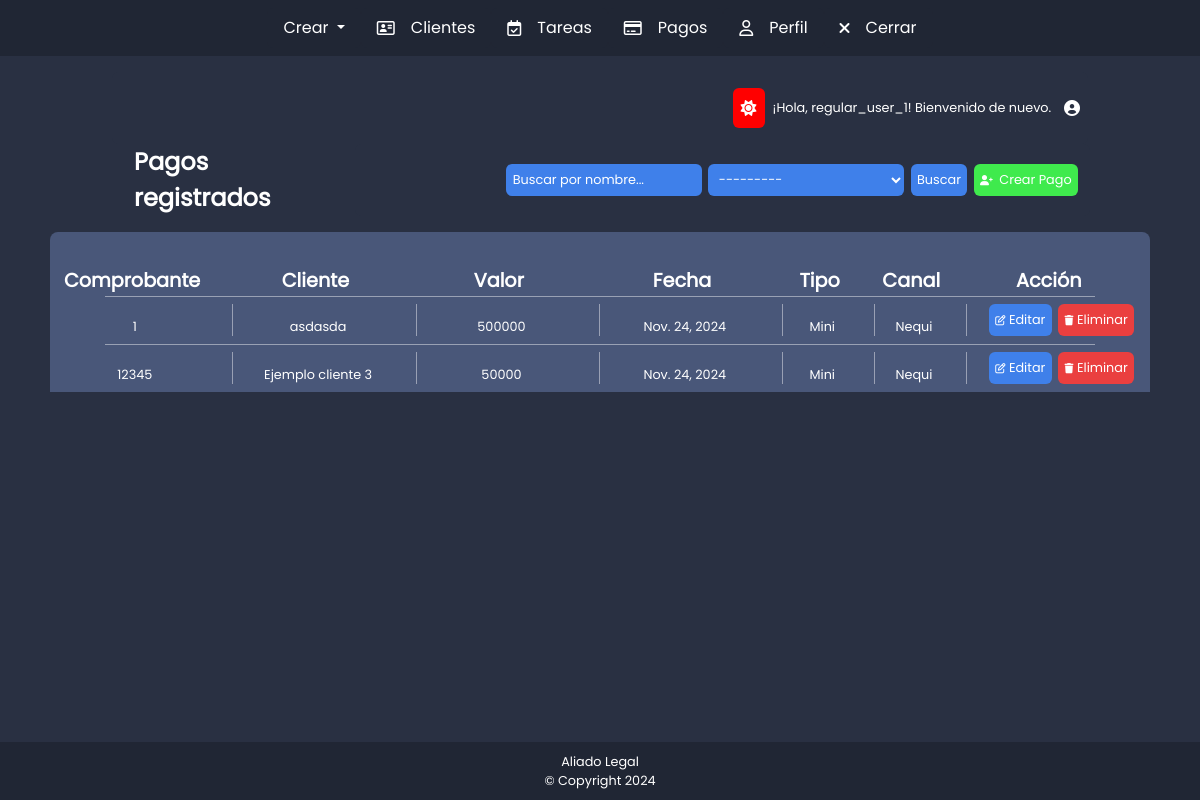
The page /pagos/pagos (signed in) on the database its author committed.
### payments/models.py (models this page shows, shortened)
class Payments(models.Model):
    comprobante = models.IntegerField()  # comprobante
    cliente = models.ForeignKey(Cliente, related_name='paymets', on_delete=models.CASCADE)
    valor_pago = models.IntegerField()  # Valor del pago en número entero
    fecha_pago = models.DateField()  # Fecha del pago
    TIPO_VENTA_CHOICES = [
        ('mini', 'Mini'),
        ('nueva', 'Nueva'),
        ('cuota', 'Cuota'),
    ]
    tipo_venta = models.CharField(max_length=5, choices=TIPO_VENTA_CHOICES)
    CANAL_PAGO_CHOICES = [
        ('nequi', 'Nequi'),
        ('efectivo', 'Efectivo'),
        ('transferencia', 'Transferencia Bancaria'),
    ]
    canal_pago = models.CharField(max_length=15, choices=CANAL_PAGO_CHOICES)

### clients/models.py (models this page shows, shortened)
class Cliente(models.Model):
    nombres = models.CharField(max_length=255)
    telefono = models.CharField(max_length=15)
    abogado = models.ForeignKey(User, related_name='clientes', on_delete=models.CASCADE)

### payments/views.py (the view)
# urls.py: path('pagos', views.listar_pagos, name='listar_pagos'),
@login_required
def listar_pagos(request):
    if request.user.groups.filter(name='Moderador').exists():
        pagos = Payments.objects.all()
        es_moderador = True
    else:
        clientes_abogado = Cliente.objects.filter(abogado=request.user)
        pagos = Payments.objects.filter(cliente__in=clientes_abogado)
        es_moderador = False
    form = PaymentSearchForm(request.GET, user=request.user)  # Asegúrate de pasar el usuario )
    if form.is_valid():
        cliente_nombre = form.cleaned_data.get('cliente_nombre')  # Filtro por nombre del cliente
        abogado = form.cleaned_data.get('abogado')  # Filtro por abogado (solo moderadores)
        if cliente_nombre:
            pagos = pagos.filter(cliente__nombres__icontains=cliente_nombre)
        if es_moderador and abogado:
            pagos = pagos.filter(cliente__abogado=abogado)
    return render(request, 'listar_pagos.html', {
        'pagos': pagos,  # Lista filtrada de pagos
        'form': form  # Formulario de búsqueda
    })

### payments/forms.py
class PaymentSearchForm(forms.Form):
    abogado = forms.ModelChoiceField(
        queryset=User.objects.none(),
        required=False,
        widget=forms.Select(attrs={
            'class': 'inputBuscarPago'
        })
    )
    cliente_nombre = forms.CharField(
        max_length=100,
        required=False,
        widget=forms.TextInput(attrs={
            'class': 'inputBuscarPago',
            'placeholder': 'Buscar por nombre...'  # Placeholder agregado
        })
    )
    def __init__(self, *args, **kwargs):
        self.user = kwargs.pop('user', None)
        super().__init__(*args, **kwargs)  # Llamar al constructor base de Form
        if self.user:
            if self.user.groups.filter(name='Moderador').exists():
                self.fields['abogado'].queryset = User.objects.filter(groups__name='Usuario Regular')
            elif self.user.groups.filter(name='Usuario Regular').exists():
                self.fields['abogado'].queryset = User.objects.filter(id=self.user.id)

### tariffing/context_processor.py (called while the page is built)
def is_moderator(request):
    if request.user.is_authenticated:
        return {'is_moderator': request.user.groups.filter(name='Moderador').exists()}
    return {'is_moderator': False}

### payments/templates/listar_pagos.html (shortened to what this page needs)
{% extends 'base.html' %}
{% load static %}
{% block content %}
<link rel="stylesheet" href="{% static 'listar_pagos222.css' %}">
<div class="container-fluid divbody">
    <div class="row">
        <div class="col-1 pruebat1"></div>
        <div class="col-10">
            <div class="row">
                <div class="col-3 divTituloTabla">
                    <p class="tituloClientes">Pagos registrados</p>
                </div>
                <div class="col-9 pruebat2">
                    <form action="" class="formFiltrarNombreNumero">
                        {{ form.cliente_nombre }}
                        {{ form.abogado }}
                        <button type="submit" class="botonEnviarFormularioFiltrar">Buscar</button>
                    </form>
                    <a href="{% url 'payments:crear_pago' %}">
                        <button class="botonCrearCliente">
                            <i class="fa-solid fa-user-plus"></i>
                            Crear Pago
                        </button>
                    </a>
                </div>
            </div>
        </div>
        <div class="col-1 pruebat3"></div>
    </div>
</div>
{% if is_moderator %}
    <div class="row testteste mt-3">
        <div class="col-11">
            <div class="row tablaTitulosClientes">
                <div class="col-2 divtitulosTablasClientes">
                    <p class="titulosTabla">Abogado Asociado</p>
                </div>
                <div class="col-2 divtitulosTablasClientes">
                    <p class="titulosTabla">Comprobante</p>
                </div>
                <div class="col-2 divtitulosTablasClientes">
                    <p class="titulosTabla">Cliente</p>
                </div>
                <div class="col-1 divtitulosTablasClientes">
                    <p class="titulosTabla">Valor</p>
                </div>
                <div class="col-1 divtitulosTablasClientes">
                    <p class="titulosTabla">Fecha</p>
                </div>
                <div class="col-1 divtitulosTablasClientes">
                    <p class="titulosTabla">Tipo</p>
                </div>
                <div class="col-1 divtitulosTablasClientes">
                    <p class="titulosTabla">Canal</p>
                </div>
                <div class="col-2 divtitulosTablasClientes">
                    <p class="titulosTabla">Acción</p>
                </div>
            </div>
        </div>
    </div>
    {% for pago in pagos %}
    <div class="row testteste">
        <div class="col-11">
            <div class="row tablaDatosClientes">
                <div class="col-2 divdatosClientesT">
                    <p class="datosCliente">{{ pago.cliente.abogado.username }}</p>
                </div>
                <div class="col-2 divdatosClientesT">
                    <p class="datosCliente">{{ pago.comprobante }}</p>
                </div>
                <div class="col-2 divdatosClientesT">
                    <p class="datosCliente">{{ pago.cliente.nombres }}</p>
                </div>
                <div class="col-1 divdatosClientesT">
                    <p class="datosCliente">{{ pago.valor_pago }}</p>
                </div>
                <div class="col-1 divdatosClientesT">
                    <p class="datosCliente">{{ pago.fecha_pago }}</p>
                </div>
                <div class="col-1 divdatosClientesT ">
                    <p class="datosCliente">{{ pago.get_tipo_venta_display }}</p>
                </div>
                <div class="col-1 divdatosClientesT">
                    <p class="datosCliente">{{ pago.get_canal_pago_display }}</p>
                </div>
                <div class="col-2 divtitulosTablasClientes">
                    <a href="{% url 'payments:editar_pago' pago.id %}">
                        <button class="botonEditar">
                            <i class="fa-regular fa-pen-to-square"></i>
                            Editar
                        </button>
                    </a>
                    <a href="{% url 'payments:borrar_pago' pago.id %}">
                        <button class="botonEliminar">
                            <i class="fa-solid fa-trash"></i>
                            Eliminar
                        </button>
                    </a>
                </div>
            </div>
        </div>
    </div>
    {% endfor %}
    {% if messages %}
        <div class="messages">
            {% for message in messages %}
                <div class="alert alert-danger">{{ message }}</div>
            {% endfor %}
        </div>
    {% endif %}
{% else %}
    <div class="row testteste mt-3">
        <div class="col-11">
            <div class="row tablaTitulosClientes">
                <div class="col-2 divtitulosTablasClientes">
                    <p class="titulosTabla">Comprobante</p>
                </div>
                <div class="col-2 divtitulosTablasClientes">
                    <p class="titulosTabla">Cliente</p>
                </div>
                <div class="col-2 divtitulosTablasClientes">
                    <p class="titulosTabla">Valor</p>
                </div>
                <div class="col-2 divtitulosTablasClientes">
                    <p class="titulosTabla">Fecha</p>
                </div>
                <div class="col-1 divtitulosTablasClientes">
                    <p class="titulosTabla">Tipo</p>
                </div>
                <div class="col-1 divtitulosTablasClientes">
                    <p class="titulosTabla">Canal</p>
                </div>
                <div class="col-2 divtitulosTablasClientes">
                    <p class="titulosTabla">Acción</p>
                </div>
            </div>
        </div>
    </div>
    {% for pago in pagos %}
    <div class="row testteste">
        <div class="col-11">
            <div class="row tablaDatosClientes">
                <div class="col-2 divdatosClientesT">
                    <p class="datosCliente">{{ pago.comprobante }}</p>
                </div>
                <div class="col-2 divdatosClientesT">
                    <p class="datosCliente">{{ pago.cliente.nombres }}</p>
                </div>
                <div class="col-2 divdatosClientesT">
                    <p class="datosCliente">{{ pago.valor_pago }}</p>
                </div>
                <div class="col-2 divdatosClientesT">
                    <p class="datosCliente">{{ pago.fecha_pago }}</p>
                </div>
                <div class="col-1 divdatosClientesT ">
                    <p class="datosCliente">{{ pago.get_tipo_venta_display }}</p>
                </div>
                <div class="col-1 divdatosClientesT">
                    <p class="datosCliente">{{ pago.get_canal_pago_display }}</p>
                </div>
                <div class="col-2 divtitulosTablasClientes">
                    <a href="{% url 'payments:editar_pago' pago.id %}">
                        <button class="botonEditar">
                            <i class="fa-regular fa-pen-to-square"></i>
                            Editar
                        </button>
                    </a>
                    <a href="{% url 'payments:borrar_pago' pago.id %}">
                        <button class="botonEliminar">
                            <i class="fa-solid fa-trash"></i>
                            Eliminar
                        </button>
                    </a>
                </div>
            </div>
        </div>
    </div>
    {% endfor %}
{% endif %}
{% endblock %}

### templates/base.html (shortened to what this page needs)
{% load static %}
<!DOCTYPE html>
<html lang="es">
<head>
    <link rel="stylesheet" href="{% static 'base.css' %}">
</head>
<body>
<div class="containerCreado">
    {% include 'navbar.html' %}
    <main>
        {% if user.is_authenticated %}
        <div class="container-fluid divbody">
            <div class="row">
                <div class="col-1 pruebat1"></div>
                <div class="col-10">
                    <div class="pruebat2">
                        <button class="botonCambioTema"><i class="fa-solid fa-sun"></i></button>
                        <p class="nombreUser">¡Hola, {{ user.username }}! Bienvenido de nuevo.</p>
                        <i class="fa-solid fa-circle-user"></i>
                    </div>
                </div>
                <div class="col-1 pruebat3"></div>
            </div>
        </div>
        {% else %}
            <p>¡Hola! Por favor, inicia sesión.</p>
        {% endif %}
        <div class="container-fluid">
            {% block content %}
            {% endblock %}
        </div>
    </main>
    <footer>
        <center>
            <p class="textoFooter">Aliado Legal</p>
            <p class="textoFooter">© Copyright 2024</p>
        </center>
    </footer>
</div>
</body>
</html>

### static/base.css (style rules this page uses)
.containerCreado { display: grid; min-height: 100vh; grid-template-rows: auto 1fr auto; }
main { background-color: #293042; }
.divbody { background-color: #293042; flex: 1; }
.pruebat1 { background-color: #293042; }
.pruebat2 { display: flex; align-items: center; justify-content: end; background-color: #293042; border-radius: 6px; padding: 0.5em; margin-top: 1em; }
.pruebat3 { background-color: #293042; }
p { margin-bottom: 0rem !important; }
.botonCambioTema { border-style: none; background-color: red; border-radius: 6px; padding: 0.5em; transition: color 0.3s ease-in-out; margin: 0.5em; }
.nombreUser { font-family: "Poppins"; color: white !important; font-weight: 400; font-size: 0.8em; margin-right: 1em; }
.fa-sun, .fa-circle-user { color: white !important; font-size: 1em !important; }
footer { background-color: #202634; color: white; text-align: center; padding: 10px 0; position: relative;; }
.textoFooter { font-family: "Poppins"; color: white !important; font-weight: 400; font-size: 0.8em; }

### static/listar_pagos222.css (style rules this page uses)
.tituloClientes { font-family: "Poppins"; color: white !important; font-weight: 600; font-size: 1.5em; margin-left: 0.5em; text-decoration: none; }
.inputBuscarPago { font-family: "Poppins"; color: white !important; font-weight: 400; font-size: 0.8em; margin-left: 0.5em; text-decoration: none; background-color: #3f80ea; border-style: none; border-radius: 6px; padding: 0.5em; width: 70%; transition: background-color 0.3s ease-in-out; }
.inputBuscarPago::placeholder { color: white; }
.formFiltrarNombreNumero { display: flex; align-items: center; justify-content: end; }
.botonEnviarFormularioFiltrar { font-family: "Poppins"; color: white !important; font-weight: 400; font-size: 0.8em; margin-left: 0.5em; text-decoration: none; background-color: #3f80ea; border-style: none; border-radius: 6px; padding: 0.5em; transition: background-color 0.3s ease-in-out; }
a { text-decoration: none; }
.botonCrearCliente { display: flex; align-items: center; justify-content: center; gap: 0.5em; font-family: "Poppins"; color: white !important; font-weight: 400; font-size: 0.8em; margin-left: 0.5em; text-decoration: none; background-color: #3fea4d; border-style: none; border-radius: 6px; padding: 0.5em; transition: background-color 0.3s ease-in-out; }
.botonCrearCliente i { margin: 0; }
.tablaTitulosClientes { display: flex; justify-content: center; background-color: #495779; border-radius: 8px 8px 0px 0px; padding-top: 1em; }
.divtitulosTablasClientes { display: flex; justify-content: center; align-content: stretch; align-items: center; }
.titulosTabla { font-family: "Poppins"; color: white !important; font-weight: 600; font-size: 1.2em; margin-right: 1em; margin-top: 1em; text-align: center; }
.tablaDatosClientes { display: flex; justify-content: center; background-color: #495779; border-radius: 0px; padding-top: 0.5em; padding-bottom: 0.5em; position: relative; }
.tablaDatosClientes::before { content: ""; position: absolute; top: 0; left: 5%; width: 90%; height: 1px; background-color: rgba(255, 255, 255, 0.438); }
.divdatosClientesT { display: flex; justify-content: center; border-style: solid; border-width: 0px 1px 0px 0px; border-color: rgba(255, 255, 255, 0.438); }
.datosCliente { font-family: "Poppins"; color: white !important; font-weight: 400; font-size: 0.8em; margin-right: 1em; margin-top: 1em; }
.botonEditar { font-family: "Poppins"; color: white !important; font-weight: 400; font-size: 0.8em; margin-left: 0.5em; text-decoration: none; background-color: #3f80ea; border-style: none; border-radius: 6px; padding: 0.5em; transition: background-color 0.3s ease-in-out; }
.botonEliminar { font-family: "Poppins"; color: white !important; font-weight: 400; font-size: 0.8em; margin-left: 0.5em; text-decoration: none; background-color: #ea3f3f; border-style: none; border-radius: 6px; padding: 0.5em; transition: background-color 0.3s ease-in-out; }
.fa-user-plus, .fa-pen-to-square, .fa-trash { color: white !important; font-size: 0.8em !important; }
.testteste { display: flex; justify-content: center; }

### rows shown on the page
Payments: comprobante "1", cliente.nombres "asdasda", valor_pago "500000", fecha_pago "Nov. 24, 2024", tipo_venta "Mini", canal_pago "Nequi"
Payments: comprobante "12345", cliente.nombres "Ejemplo cliente 3", valor_pago "50000", fecha_pago "Nov. 24, 2024", tipo_venta "Mini", canal_pago "Nequi"

### other values the page prints
{{ user.username }} "regular_user_1"
